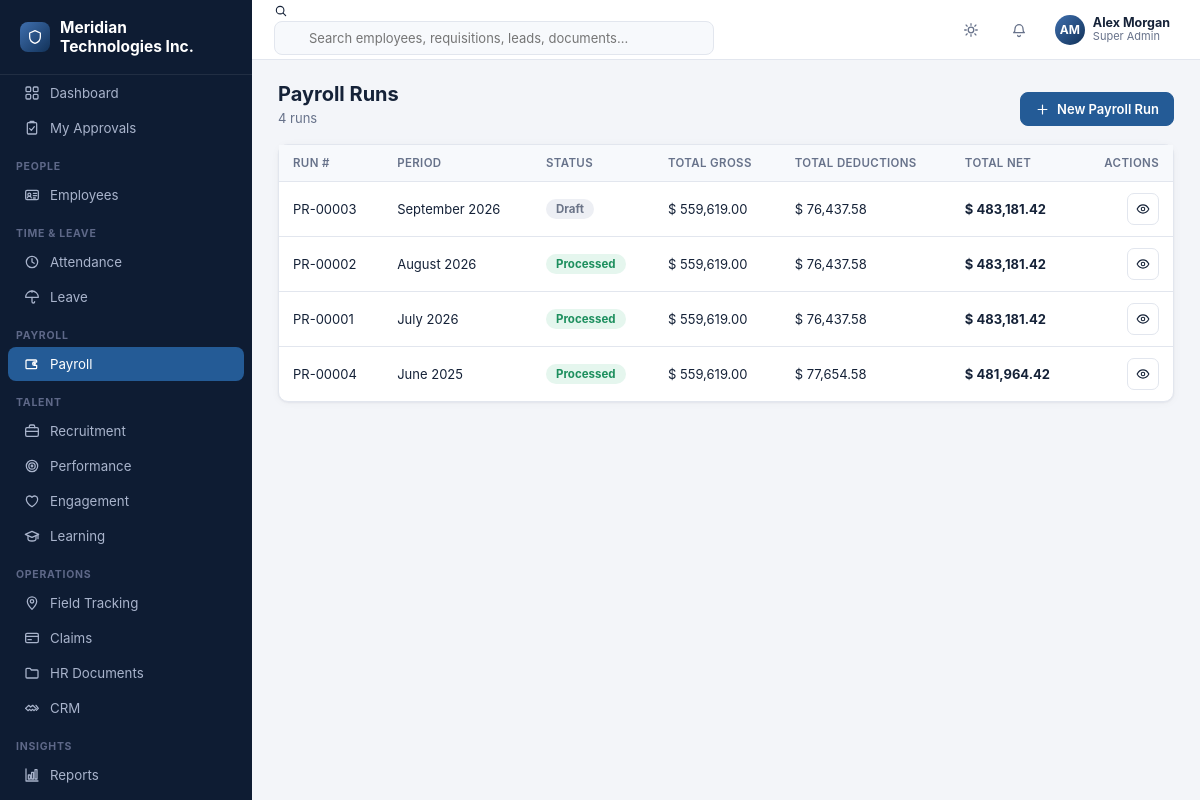
The page /payroll/runs (signed in) on the database its author committed.
### tables this page shows
CREATE TABLE company_settings (
    id INTEGER PRIMARY KEY CHECK (id = 1),
    company_name TEXT NOT NULL DEFAULT 'Your Company',
    logo_path TEXT,
    address TEXT,
    city TEXT,
    state TEXT,
    country TEXT,
    pincode TEXT,
    phone TEXT,
    email TEXT,
    website TEXT,
    gstin TEXT,
    pan TEXT,
    currency_symbol TEXT NOT NULL DEFAULT '$',
    fiscal_year_start_month INTEGER NOT NULL DEFAULT 4,
    updated_at TEXT NOT NULL DEFAULT (datetime('now'))
);

CREATE TABLE users (
    id INTEGER PRIMARY KEY AUTOINCREMENT,
    username TEXT NOT NULL UNIQUE,
    password_hash TEXT NOT NULL,
    full_name TEXT NOT NULL,
    email TEXT,
    phone TEXT,
    role_id INTEGER NOT NULL REFERENCES roles(id),
    employee_id INTEGER REFERENCES employees(id),
    is_active INTEGER NOT NULL DEFAULT 1,
    last_login_at TEXT,
    created_at TEXT NOT NULL DEFAULT (datetime('now'))
);

CREATE TABLE roles (
    id INTEGER PRIMARY KEY AUTOINCREMENT,
    name TEXT NOT NULL UNIQUE,
    description TEXT,
    is_system INTEGER NOT NULL DEFAULT 0,
    created_at TEXT NOT NULL DEFAULT (datetime('now'))
);

CREATE TABLE payroll_runs (
    id INTEGER PRIMARY KEY AUTOINCREMENT,
    run_number TEXT NOT NULL UNIQUE,
    period_month INTEGER NOT NULL,
    period_year INTEGER NOT NULL,
    status TEXT NOT NULL DEFAULT 'Draft',
    processed_at TEXT,
    processed_by INTEGER REFERENCES users(id),
    total_gross REAL NOT NULL DEFAULT 0,
    total_deductions REAL NOT NULL DEFAULT 0,
    total_net REAL NOT NULL DEFAULT 0,
    created_at TEXT NOT NULL DEFAULT (datetime('now')),
    UNIQUE(period_month, period_year)
);

### blueprints/payroll.py (the view)
@bp.route("/runs")
@permission_required("payroll.runs.view_all")
def runs_list():
    rows = db.query("SELECT * FROM payroll_runs ORDER BY period_year DESC, period_month DESC, id DESC")
    display_rows = []
    for r in rows:
        d = dict(r)
        d["period_label"] = _period_label(d["period_month"], d["period_year"])
        display_rows.append(d)
    return render_template(
        "payroll/runs_list.html", rows=display_rows,
        can_create=has_permission("payroll.runs.create"),
    )

### auth.py (called while the page is built, shortened)
def load_logged_in_user():
    user_id = session.get("user_id")
    if user_id is None:
        g.user = None
        g.permissions = set()
        g.employee = None
        return
    user = db.query(
        """SELECT u.*, r.name as role_name FROM users u
           JOIN roles r ON r.id = u.role_id WHERE u.id=? AND u.is_active=1""",
        (user_id,), one=True,
    )
    g.user = user
    if user is None:
        g.permissions = set()
        g.employee = None
        return
    if user["role_name"] == "Super Admin":
        g.permissions = {"*"}
    g.employee = None
    if user["employee_id"]:
        g.employee = db.query("SELECT * FROM employees WHERE id=?", (user["employee_id"],), one=True)

def has_permission(code):
    if g.get("user") is None:
        return False
    perms = g.get("permissions", set())
    if "*" in perms:
        return True
    return code in perms

def permission_required(code):
    def decorator(view):
        @functools.wraps(view)
        def wrapped(**kwargs):
            if g.user is None:
                return redirect(url_for("auth.login", next=request.path))
            if not has_permission(code):
                flash(f"You don't have permission to do this ({code}).", "error")
                return redirect(url_for("dashboard.index"))
            return view(**kwargs)
        return wrapped
    return decorator

### blueprints/payroll.py (called while the page is built)
def _period_label(month, year):
    return f"{calendar.month_name[int(month)]} {year}"

### db.py (called while the page is built)
def get_db():
    if "db" not in g:
        os.makedirs(os.path.dirname(config.DB_PATH), exist_ok=True)
        g.db = sqlite3.connect(config.DB_PATH, detect_types=sqlite3.PARSE_DECLTYPES)
        g.db.row_factory = sqlite3.Row
        g.db.execute("PRAGMA foreign_keys = ON")
    return g.db

def query(sql, args=(), one=False):
    conn = get_db()
    cur = conn.execute(sql, args)
    rows = cur.fetchall()
    cur.close()
    if one:
        return rows[0] if rows else None
    return rows

### helpers.py (called while the page is built)
def money(value, symbol=None):
    try:
        value = float(value or 0)
    except (TypeError, ValueError):
        value = 0
    sym = symbol
    if sym is None:
        try:
            import db as _db
            row = _db.query("SELECT currency_symbol FROM company_settings WHERE id=1", one=True)
            sym = (row["currency_symbol"] if row else "$") + " "
        except Exception:
            sym = "$ "
    return f"{sym}{value:,.2f}"

### templates/payroll/runs_list.html (shortened to what this page needs)
{% extends "base.html" %}
{% import "partials/icons.html" as ic %}
{% block content %}
<div class="page-head">
  <div>
    <h1>Payroll Runs</h1>
    <div class="sub">{{ rows|length }} run{{ 's' if rows|length != 1 else '' }}</div>
  </div>
  {% if can_create %}
  <a class="btn primary" href="{{ url_for('payroll.run_new') }}">{{ ic.icon('plus',15) }} New Payroll Run</a>
  {% endif %}
</div>
<div class="card">
  <div class="table-wrap">
    {% if rows %}
    <table class="dt">
      <thead><tr>
        <th>Run #</th><th>Period</th><th>Status</th><th>Total Gross</th><th>Total Deductions</th><th>Total Net</th><th style="text-align:right">Actions</th>
      </tr></thead>
      <tbody>
        {% for r in rows %}
        <tr>
          <td>{{ r.run_number }}</td>
          <td>{{ r.period_label }}</td>
          <td><span class="badge {{ status_badge_class(r.status) }}">{{ r.status }}</span></td>
          <td>{{ r.total_gross|money }}</td>
          <td>{{ r.total_deductions|money }}</td>
          <td><strong>{{ r.total_net|money }}</strong></td>
          <td>
            <div class="row-actions">
              <a class="btn sm btn-icon" href="{{ url_for('payroll.run_view', id=r.id) }}" title="View">{{ ic.icon('eye',14) }}</a>
            </div>
          </td>
        </tr>
        {% endfor %}
      </tbody>
    </table>
    {% else %}
    <div class="empty-state">
      <div class="ic">{{ ic.icon('wallet', 34) }}</div>
      <p>No payroll runs yet.</p>
    </div>
    {% endif %}
  </div>
</div>
{% endblock %}

### templates/base.html (shortened to what this page needs)
<!doctype html>
<html lang="en">
<head>
<link rel="stylesheet" href="{{ url_for('static', filename='css/style.css') }}">
</head>
<body>
{% import "partials/icons.html" as ic %}
{% set ep = request.endpoint or '' %}
<div class="app">
  <aside class="sidebar" id="sidebar">
    <div class="sidebar-brand"><span class="logo-dot">{{ ic.icon('shield', 16) }}</span> <span>{{ company.company_name if company else 'Enterprise HR' }}</span></div>
    <nav>
      <div class="nav-item {{ 'active' if ep=='dashboard.index' }}" onclick="location.href='{{ url_for('dashboard.index') }}'">
        {{ ic.icon('grid') }} <span>Dashboard</span>
      </div>
      <div class="nav-item {{ 'active' if ep=='dashboard.my_approvals' }}" onclick="location.href='{{ url_for('dashboard.my_approvals') }}'">
        {{ ic.icon('clipboard-check') }} <span>My Approvals</span>
      </div>
      {% if has_permission('employees.employees.view') %}
      <div class="nav-section">People</div>
      <div class="nav-item {{ 'active' if ep.startswith('employees.') }}" onclick="location.href='{{ url_for('employees.list_view') }}'">{{ ic.icon('id-card') }} <span>Employees</span></div>
      {% endif %}
      {% if has_permission('attendance.attendance.view') %}
      <div class="nav-section">Time &amp; Leave</div>
      <div class="nav-item {{ 'active' if ep.startswith('attendance.') }}" onclick="location.href='{{ url_for('attendance.daily') }}'">{{ ic.icon('clock') }} <span>Attendance</span></div>
      {% endif %}
      {% if has_permission('leave.requests.view') %}
      <div class="nav-item {{ 'active' if ep.startswith('leave.') }}" onclick="location.href='{{ url_for('leave.requests_list') }}'">{{ ic.icon('umbrella') }} <span>Leave</span></div>
      {% endif %}
      {% if has_permission('payroll.payslips.view') or has_permission('payroll.runs.view') %}
      <div class="nav-section">Payroll</div>
      <div class="nav-item {{ 'active' if ep.startswith('payroll.') }}" onclick="location.href='{{ url_for('payroll.runs_list') }}'">{{ ic.icon('wallet') }} <span>Payroll</span></div>
      {% endif %}
      {% if has_permission('recruitment.requisitions.view') %}
      <div class="nav-section">Talent</div>
      <div class="nav-item {{ 'active' if ep.startswith('recruitment.') }}" onclick="location.href='{{ url_for('recruitment.requisitions_list') }}'">{{ ic.icon('briefcase') }} <span>Recruitment</span></div>
      {% endif %}
      {% if has_permission('performance.goals.view') %}
      <div class="nav-item {{ 'active' if ep.startswith('performance.') }}" onclick="location.href='{{ url_for('performance.cycles_list') }}'">{{ ic.icon('target') }} <span>Performance</span></div>
      {% endif %}
      {% if has_permission('engagement.surveys.view') %}
      <div class="nav-item {{ 'active' if ep.startswith('engagement.') }}" onclick="location.href='{{ url_for('engagement.surveys_list') }}'">{{ ic.icon('heart') }} <span>Engagement</span></div>
      {% endif %}
      {% if has_permission('learning.courses.view') %}
      <div class="nav-item {{ 'active' if ep.startswith('learning.') }}" onclick="location.href='{{ url_for('learning.courses_list') }}'">{{ ic.icon('graduation') }} <span>Learning</span></div>
      {% endif %}
      {% if has_permission('field.visits.view') %}
      <div class="nav-section">Operations</div>
      <div class="nav-item {{ 'active' if ep.startswith('field.') }}" onclick="location.href='{{ url_for('field.visits_list') }}'">{{ ic.icon('map-pin') }} <span>Field Tracking</span></div>
      {% endif %}
      {% if has_permission('claims.claims.view') %}
      <div class="nav-item {{ 'active' if ep.startswith('claims.') }}" onclick="location.href='{{ url_for('claims.claims_list') }}'">{{ ic.icon('credit-card') }} <span>Claims</span></div>
      {% endif %}
      {% if has_permission('documents.documents.view') %}
      <div class="nav-item {{ 'active' if ep.startswith('documents.') }}" onclick="location.href='{{ url_for('documents.list_view') }}'">{{ ic.icon('folder') }} <span>HR Documents</span></div>
      {% endif %}
      {% if has_permission('crm.customers.view') %}
      <div class="nav-item {{ 'active' if ep.startswith('crm.') }}" onclick="location.href='{{ url_for('crm.customers_list') }}'">{{ ic.icon('handshake') }} <span>CRM</span></div>
      {% endif %}
      {% if has_permission('reports.reports.view') %}
      <div class="nav-section">Insights</div>
      <div class="nav-item {{ 'active' if ep.startswith('reports.') }}" onclick="location.href='{{ url_for('reports.index') }}'">{{ ic.icon('chart') }} <span>Reports</span></div>
      {% endif %}
      <div class="nav-item {{ 'active' if ep.startswith('notifications.') }}" onclick="location.href='{{ url_for('notifications.index') }}'">{{ ic.icon('bell') }} <span>Notifications</span></div>
    </nav>
  </aside>
  <div class="main">
    <header class="topbar">
      <div class="search-box">
        {{ ic.icon('search', 14) }}
        <input type="text" placeholder="Search employees, requisitions, leads, documents..." oninput="onGlobalSearch(this)">
      </div>
      <div class="topbar-right">
        <button class="icon-btn" onclick="toggleTheme()" title="Toggle theme">{{ ic.icon('sun') }}</button>
        <div class="dropdown">
          <button class="icon-btn" data-dropdown-toggle title="Notifications">
            {{ ic.icon('bell') }}
          </button>
        </div>
        <div class="dropdown">
          <div class="user-chip" data-dropdown-toggle>
            <div class="avatar">{% if g.employee and g.employee.photo_path %}<img src="{{ url_for('static', filename='uploads/' + g.employee.photo_path) }}">{% else %}{{ (g.user.full_name if g.user else '??')|initials }}{% endif %}</div>
            <div style="display:flex;flex-direction:column;line-height:1.2">
              <span style="font-weight:650;font-size:12.5px">{{ g.user.full_name if g.user else 'Guest' }}</span>
              <span class="text-muted" style="font-size:11px">{{ g.user.role_name if g.user else '' }}</span>
            </div>
          </div>
        </div>
      </div>
    </header>
    <main class="content">
      {% block content %}{% endblock %}
    </main>
  </div>
</div>
</body>
</html>

### templates/partials/icons.html (shortened to what this page needs)
{% macro icon(name, size=16) %}
<svg xmlns="http://www.w3.org/2000/svg" width="{{ size }}" height="{{ size }}" viewBox="0 0 24 24" fill="none" stroke="currentColor" stroke-width="1.9" stroke-linecap="round" stroke-linejoin="round" style="flex-shrink:0">{{ (p[name] or p['grid'])|safe }}</svg>
{%- endmacro %}

### rows shown on the page
company_settings: company_name "Meridian Technologies Inc."
users: full_name "AM", user "Alex Morgan"
roles: user "Super Admin"
payroll_runs: run_number "PR-00003", period_label "September 2026", status "Draft", total_gross "$ 559,619.00", total_deductions "$ 76,437.58", total_net "$ 483,181.42", {{ size }} 14 (drawn)
payroll_runs: run_number "PR-00002", period_label "August 2026", status "Processed", total_gross "$ 559,619.00", total_deductions "$ 76,437.58", total_net "$ 483,181.42", {{ size }} 14 (drawn)
payroll_runs: run_number "PR-00001", period_label "July 2026", status "Processed", total_gross "$ 559,619.00", total_deductions "$ 76,437.58", total_net "$ 483,181.42", {{ size }} 14 (drawn)
payroll_runs: run_number "PR-00004", period_label "June 2025", status "Processed", total_gross "$ 559,619.00", total_deductions "$ 77,654.58", total_net "$ 481,964.42", {{ size }} 14 (drawn)

### other values the page prints
{{ rows|length }} "4"
{{ 's' if rows|length != 1 else '' }} "s"
